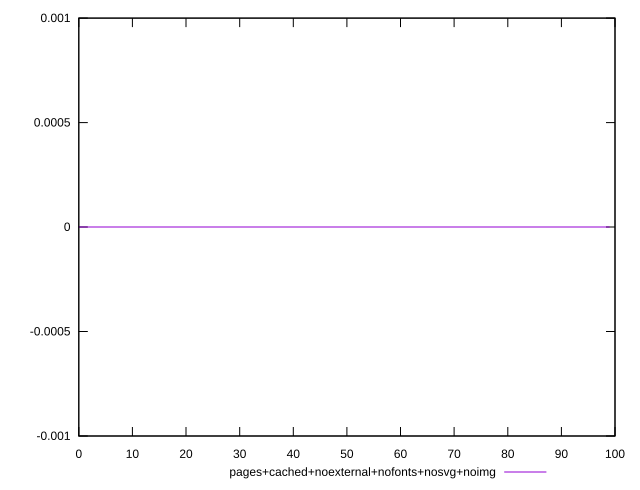

Write the gnuplot code that produced this figure.
reset

$pagesCachedNoexternalNofontsNosvgNoimg <<EOF
0 0
1 0
2 0
3 0
4 0
5 0
6 0
7 0
8 0
9 0
10 0
11 0
12 0
13 0
14 0
15 0
16 0
17 0
18 0
19 0
20 0
21 0
22 0
23 0
24 0
25 0
26 0
27 0
28 0
29 0
30 0
31 0
32 0
33 0
34 0
35 0
36 0
37 0
38 0
39 0
40 0
41 0
42 0
43 0
44 0
45 0
46 0
47 0
48 0
49 0
50 0
51 0
52 0
53 0
54 0
55 0
56 0
57 0
58 0
59 0
60 0
61 0
62 0
63 0
64 0
65 0
66 0
67 0
68 0
69 0
70 0
71 0
72 0
73 0
74 0
75 0
76 0
77 0
78 0
79 0
80 0
81 0
82 0
83 0
84 0
85 0
86 0
87 0
88 0
89 0
90 0
91 0
92 0
93 0
94 0
95 0
96 0
97 0
98 0
99 0
EOF

set key outside below
set xrange [0:99]
set yrange [-0.001:0.001]
set trange [-0.001:0.001]
set terminal svg size 640, 490 enhanced background rgb 'white'
set output "report_00007_2020-12-11T15:55:29.892Z/uses-rel-preconnect/comparison/line/10_vs_11.svg"

plot $pagesCachedNoexternalNofontsNosvgNoimg title "pages+cached+noexternal+nofonts+nosvg+noimg" with line

reset
